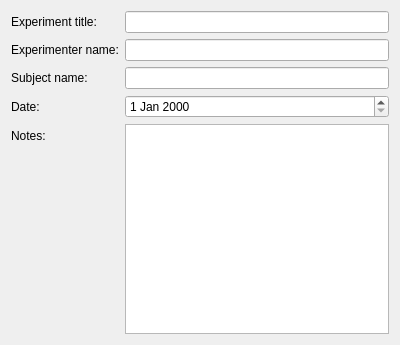
<?xml version="1.0" encoding="UTF-8"?>
<ui version="4.0">
 <class>GetUserInfo</class>
 <widget class="QWidget" name="GetUserInfo">
  <property name="geometry">
   <rect>
    <x>0</x>
    <y>0</y>
    <width>400</width>
    <height>345</height>
   </rect>
  </property>
  <property name="windowTitle">
   <string>Form</string>
  </property>
  <layout class="QVBoxLayout" name="verticalLayout">
   <item>
    <layout class="QFormLayout" name="formLayout">
     <item row="1" column="0">
      <widget class="QLabel" name="label_experimenterName">
       <property name="text">
        <string>Experimenter name:</string>
       </property>
      </widget>
     </item>
     <item row="1" column="1">
      <widget class="QLineEdit" name="lineEdit_experimenterName"/>
     </item>
     <item row="2" column="0">
      <widget class="QLabel" name="label_subjectName">
       <property name="text">
        <string>Subject name:</string>
       </property>
      </widget>
     </item>
     <item row="2" column="1">
      <widget class="QLineEdit" name="lineEdit_subjectName"/>
     </item>
     <item row="3" column="0">
      <widget class="QLabel" name="label_date">
       <property name="text">
        <string>Date: </string>
       </property>
      </widget>
     </item>
     <item row="3" column="1">
      <widget class="QDateEdit" name="dateEdit_todayDate"/>
     </item>
     <item row="4" column="0">
      <widget class="QLabel" name="label_notes">
       <property name="text">
        <string>Notes:</string>
       </property>
      </widget>
     </item>
     <item row="4" column="1">
      <widget class="QTextEdit" name="textEdit_notes"/>
     </item>
     <item row="0" column="0">
      <widget class="QLabel" name="label_title">
       <property name="text">
        <string>Experiment title:</string>
       </property>
      </widget>
     </item>
     <item row="0" column="1">
      <widget class="QLineEdit" name="lineEdit_title"/>
     </item>
    </layout>
   </item>
  </layout>
 </widget>
 <resources/>
 <connections/>
</ui>
